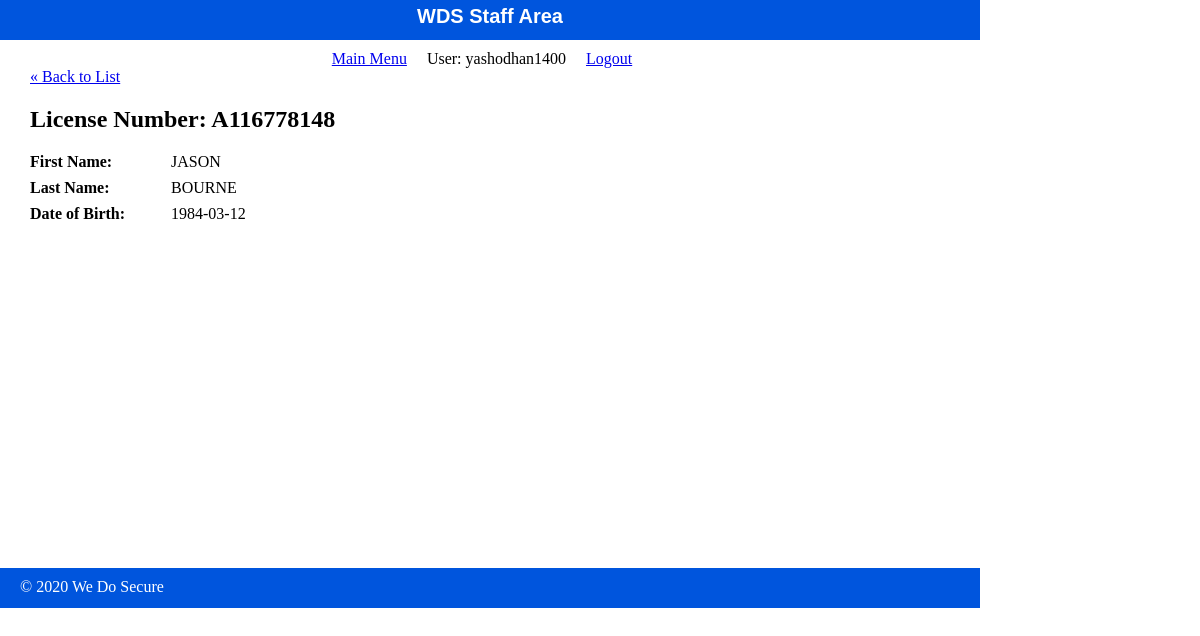
Page /WDS/public/staff/driver/show.php?id=A116778148 (signed in) on the committed database.
### tables this page shows
CREATE TABLE `drivers` (
  `License_no` varchar(10) NOT NULL COMMENT 'Driver''s license number',
  `D_Fname` varchar(30) NOT NULL COMMENT 'FIRST NAME',
  `D_Lname` varchar(30) NOT NULL COMMENT 'LAST NAME',
  `D_DOB` date NOT NULL COMMENT 'Driver''s date of birth'
);

### WDS/private/functions.php (called while the page is built, shortened)
<?php
function url_for($script_path) {
  return WWW_ROOT . $script_path;
}
function h($string=""){
  return htmlspecialchars($string);
  }
?>

### WDS/private/database.php (called while the page is built, shortened)
<?php
function db_escape($connection, $string){
	return mysqli_real_escape_string($connection,$string);
}
?>

### WDS/private/query_function.php (called while the page is built, shortened)
<?php
	function find_record($table_name,$key_name,$id){
		global $db;
		$sql = "SELECT * FROM $table_name ";
  		$sql .="WHERE $key_name='" . db_escape($db,$id) . "';";
  		$result = mysqli_query($db, $sql);
  		$parcel = mysqli_fetch_assoc($result);
  		return $parcel;
	}
?>

### WDS/public/staff/driver/show.php (the view, shortened to what this page needs)
<?php
  $id = $_GET['id'] ?? '1';
  $driver = find_record("drivers", "License_no" ,$id);
?>
<?php include(SHARED_PATH . '/staff_header.php'); ?>
<div id="content">
    <a class="back-link" href="<?php echo url_for('/staff/driver/index.php');
    ?>">&laquo; Back to List</a>
    <div class="driver show">
        <h2>License Number: <?php echo h($driver['License_no']); ?> </h2>
        <div class = "attributes">
        	<dl>
        		<dt>First Name:</dt>
        		<dd> <?php echo h($driver['D_Fname']); ?> </dd>
        	</dl>
        	<dl>
        		<dt>Last Name:</dt>
        		<dd> <?php echo h($driver['D_Lname']); ?> </dd>
        	</dl>
        	<dl>
        		<dt>Date of Birth:</dt>
        		<dd> <?php echo h($driver['D_DOB']); ?> </dd>
        	</dl>
    	</div>
    </div>
</div>
<?php include(SHARED_PATH . '/staff_footer.php'); ?>

### WDS/public/stylesheets/staff.css (style rules this page uses)
html { height: 100%; width: 100%; }
body { height: 980px; width: 100%; margin: 0; padding: 0; }
#content { width: 920px; min-height: 500px; padding: 0 30px; }
dl { clear: both; overflow: hidden; margin: 0.5em 0; }
dt { float: left; font-weight: bold; width: 125px; }
dd { float: left; margin-left: 1em; }

### rows in the picture
drivers: License_no "A116778148", D_Fname "JASON", D_Lname "BOURNE", D_DOB "1984-03-12"

### other values in the picture
$_SESSION['username'] "yashodhan1400"
